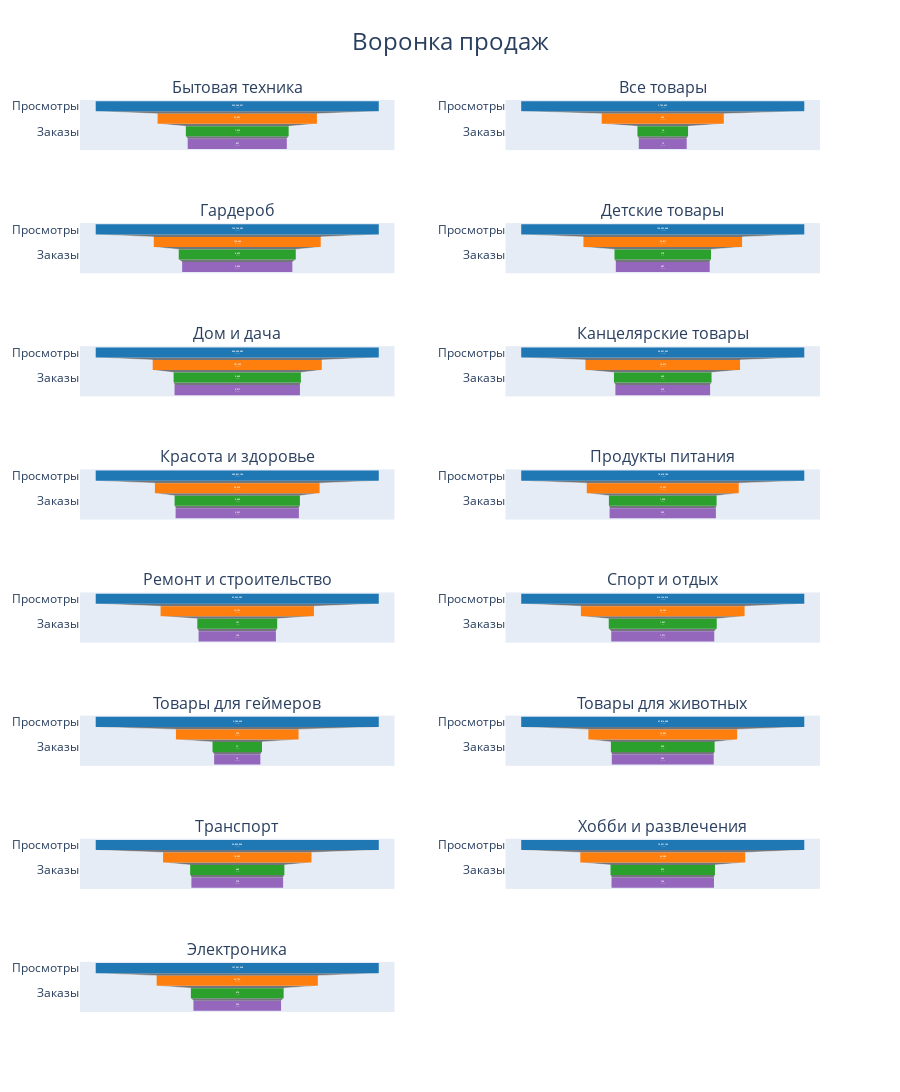

Notebook cell for this chart:
### Markdown cell above
Теперь посмотрим на воронку продаж

### Code cell
import plotly.graph_objects as go
from plotly.subplots import make_subplots



#Считаем Просмотры и Клики
df_placements_unique = df_full.drop_duplicates(subset=['hash_placement_id']).copy()
funnel_top = df_placements_unique.groupby('category')[['views', 'clicks']].sum().reset_index()

#Считаем Заказы
df_orders = df_full.dropna(subset=['hash_order_id', 'order_status_code']).copy()

# Приводим статус к строке
df_orders['order_status_code'] = df_orders['order_status_code'].astype(str).str.replace(r'\.0$', '', regex=True)

# Считаем уникальные заказы
orders_total = df_orders.groupby('category')['hash_order_id'].nunique().reset_index(name='orders_created')

# Считаем завершеные
orders_completed = df_orders[df_orders['order_status_code'] == '5'].groupby('category')['hash_order_id'].nunique().reset_index(name='orders_completed')



# Объединяем Просмотры/Клики + Заказы Всего + Завершенные
funnel_df = funnel_top
for df_part in [orders_total, orders_completed]:
    if funnel_df.empty:
        funnel_df = df_part
    else:
        funnel_df = funnel_df.merge(df_part, on='category', how='outer')

funnel_df = funnel_df.fillna(0)


categories = funnel_df['category'].unique()
categories = [c for c in categories if funnel_df[funnel_df['category'] == c].iloc[0, 1:].sum() > 0]


cols = 2
rows = (len(categories) // cols) + (1 if len(categories) % cols > 0 else 0)

fig = make_subplots(
    rows=rows, cols=cols, 
    subplot_titles=categories,
    specs=[[{"type": "funnel"}] * cols] * rows,
    vertical_spacing=0.08,  
    horizontal_spacing=0.15 
)

row_i = 1
col_i = 1
stages = ['Просмотры', 'Клики', 'Заказы', 'Завершены']

for cat in categories:
    data = funnel_df[funnel_df['category'] == cat].iloc[0]
    
    real_values = [
        data.get('views', 0), 
        data.get('clicks', 0), 
        data.get('orders_created', 0), 
        data.get('orders_completed', 0)
    ]
    
    log_values = [np.log10(v + 1) if v > 0 else 0 for v in real_values]
    

    
    text_labels = []
    for i, val in enumerate(real_values):
        val_str = f"{val:,.0f}"
        
        if i > 0 and real_values[i-1] > 0:
            pct = (val / real_values[i-1]) * 100
            
            if pct < 0.01:
                
                pct_str = f"{pct:.3f}%"
            elif pct < 1:
               
                pct_str = f"{pct:.3f}%"
            else:
                
                pct_str = f"{pct:.1f}%"
            
        elif i > 0:
            pct_str = "0%"
        else:
            pct_str = "100%"
        
        text_labels.append(f"<b>{val_str}</b><br><span style='font-size:11px'>({pct_str})</span>")


    fig.add_trace(go.Funnel(
        name=str(cat),
        y=stages,
        x=log_values,
        text=text_labels,
        textinfo="text",
        textposition="inside",
        textfont=dict(size=14, color="white"), 
        marker={"color": ["#1f77b4", "#ff7f0e", "#2ca02c", "#9467bd"]},
        connector={"line": {"color": "rgba(255,255,255,0.5)", "width": 1}}
    ), row=row_i, col=col_i)
    
    col_i += 1
    if col_i > cols:
        col_i = 1
        row_i += 1


total_height = 400 * rows

fig.update_layout(
    title_text="Воронка продаж",
    title_x=0.5,
    title_font_size=24,
    height=total_height,
    showlegend=False,
    font=dict(size=12)
)

fig.show()

### Figure 1 — Plotly figure (JSON) as saved in the notebook; plotly's stock layout.template omitted (floating-point values rounded to 4 significant figures)
{"data": [{"connector": {"line": {"color": "rgba(255,255,255,0.5)", "width": 1}}, "marker": {"color": ["#1f77b4", "#ff7f0e", "#2ca02c", "#9467bd"]}, "name": "Бытовая техника", "text": ["<b>222,245,391</b><br><span style='font-size:11px'>(100%)</span>", "<b>49,853</b><br><span style='font-size:11px'>(0.022%)</span>", "<b>1,074</b><br><span style='font-size:11px'>(2.2%)</span>", "<b>837</b><br><span style='font-size:11px'>(77.9%)</span>"], "textfont": {"color": "white", "size": 14}, "textinfo": "text", "textposition": "inside", "type": "funnel", "x": [8.347, 4.698, 3.031, 2.923], "xaxis": "x", "y": ["Просмотры", "Клики", "Заказы", "Завершены"], "yaxis": "y"}, {"connector": {"line": {"color": "rgba(255,255,255,0.5)", "width": 1}}, "marker": {"color": ["#1f77b4", "#ff7f0e", "#2ca02c", "#9467bd"]}, "name": "Все товары", "text": ["<b>3,795,695</b><br><span style='font-size:11px'>(100%)</span>", "<b>688</b><br><span style='font-size:11px'>(0.018%)</span>", "<b>14</b><br><span style='font-size:11px'>(2.0%)</span>", "<b>12</b><br><span style='font-size:11px'>(85.7%)</span>"], "textfont": {"color": "white", "size": 14}, "textinfo": "text", "textposition": "inside", "type": "funnel", "x": [6.579, 2.838, 1.176, 1.114], "xaxis": "x2", "y": ["Просмотры", "Клики", "Заказы", "Завершены"], "yaxis": "y2"}, {"connector": {"line": {"color": "rgba(255,255,255,0.5)", "width": 1}}, "marker": {"color": ["#1f77b4", "#ff7f0e", "#2ca02c", "#9467bd"]}, "name": "Гардероб", "text": ["<b>733,769,082</b><br><span style='font-size:11px'>(100%)</span>", "<b>169,466</b><br><span style='font-size:11px'>(0.023%)</span>", "<b>4,623</b><br><span style='font-size:11px'>(2.7%)</span>", "<b>2,824</b><br><span style='font-size:11px'>(61.1%)</span>"], "textfont": {"color": "white", "size": 14}, "textinfo": "text", "textposition": "inside", "type": "funnel", "x": [8.866, 5.229, 3.665, 3.451], "xaxis": "x3", "y": ["Просмотры", "Клики", "Заказы", "Завершены"], "yaxis": "y3"}, {"connector": {"line": {"color": "rgba(255,255,255,0.5)", "width": 1}}, "marker": {"color": ["#1f77b4", "#ff7f0e", "#2ca02c", "#9467bd"]}, "name": "Детские товары", "text": ["<b>126,953,048</b><br><span style='font-size:11px'>(100%)</span>", "<b>34,811</b><br><span style='font-size:11px'>(0.027%)</span>", "<b>578</b><br><span style='font-size:11px'>(1.7%)</span>", "<b>487</b><br><span style='font-size:11px'>(84.3%)</span>"], "textfont": {"color": "white", "size": 14}, "textinfo": "text", "textposition": "inside", "type": "funnel", "x": [8.104, 4.542, 2.763, 2.688], "xaxis": "x4", "y": ["Просмотры", "Клики", "Заказы", "Завершены"], "yaxis": "y4"}, {"connector": {"line": {"color": "rgba(255,255,255,0.5)", "width": 1}}, "marker": {"color": ["#1f77b4", "#ff7f0e", "#2ca02c", "#9467bd"]}, "name": "Дом и дача", "text": ["<b>694,260,083</b><br><span style='font-size:11px'>(100%)</span>", "<b>191,235</b><br><span style='font-size:11px'>(0.028%)</span>", "<b>9,450</b><br><span style='font-size:11px'>(4.9%)</span>", "<b>8,271</b><br><span style='font-size:11px'>(87.5%)</span>"], "textfont": {"color": "white", "size": 14}, "textinfo": "text", "textposition": "inside", "type": "funnel", "x": [8.842, 5.282, 3.975, 3.918], "xaxis": "x5", "y": ["Просмотры", "Клики", "Заказы", "Завершены"], "yaxis": "y5"}, {"connector": {"line": {"color": "rgba(255,255,255,0.5)", "width": 1}}, "marker": {"color": ["#1f77b4", "#ff7f0e", "#2ca02c", "#9467bd"]}, "name": "Канцелярские товары", "text": ["<b>50,001,503</b><br><span style='font-size:11px'>(100%)</span>", "<b>16,015</b><br><span style='font-size:11px'>(0.032%)</span>", "<b>450</b><br><span style='font-size:11px'>(2.8%)</span>", "<b>376</b><br><span style='font-size:11px'>(83.6%)</span>"], "textfont": {"color": "white", "size": 14}, "textinfo": "text", "textposition": "inside", "type": "funnel", "x": [7.699, 4.205, 2.654, 2.576], "xaxis": "x6", "y": ["Просмотры", "Клики", "Заказы", "Завершены"], "yaxis": "y6"}, {"connector": {"line": {"color": "rgba(255,255,255,0.5)", "width": 1}}, "marker": {"color": ["#1f77b4", "#ff7f0e", "#2ca02c", "#9467bd"]}, "name": "Красота и здоровье", "text": ["<b>368,841,164</b><br><span style='font-size:11px'>(100%)</span>", "<b>96,618</b><br><span style='font-size:11px'>(0.026%)</span>", "<b>6,206</b><br><span style='font-size:11px'>(6.4%)</span>", "<b>5,381</b><br><span style='font-size:11px'>(86.7%)</span>"], "textfont": {"color": "white", "size": 14}, "textinfo": "text", "textposition": "inside", "type": "funnel", "x": [8.567, 4.985, 3.793, 3.731], "xaxis": "x7", "y": ["Просмотры", "Клики", "Заказы", "Завершены"], "yaxis": "y7"}, {"connector": {"line": {"color": "rgba(255,255,255,0.5)", "width": 1}}, "marker": {"color": ["#1f77b4", "#ff7f0e", "#2ca02c", "#9467bd"]}, "name": "Продукты питания", "text": ["<b>78,678,188</b><br><span style='font-size:11px'>(100%)</span>", "<b>17,327</b><br><span style='font-size:11px'>(0.022%)</span>", "<b>1,008</b><br><span style='font-size:11px'>(5.8%)</span>", "<b>922</b><br><span style='font-size:11px'>(91.5%)</span>"], "textfont": {"color": "white", "size": 14}, "textinfo": "text", "textposition": "inside", "type": "funnel", "x": [7.896, 4.239, 3.004, 2.965], "xaxis": "x8", "y": ["Просмотры", "Клики", "Заказы", "Завершены"], "yaxis": "y8"}, {"connector": {"line": {"color": "rgba(255,255,255,0.5)", "width": 1}}, "marker": {"color": ["#1f77b4", "#ff7f0e", "#2ca02c", "#9467bd"]}, "name": "Ремонт и строительство", "text": ["<b>42,263,382</b><br><span style='font-size:11px'>(100%)</span>", "<b>13,532</b><br><span style='font-size:11px'>(0.032%)</span>", "<b>141</b><br><span style='font-size:11px'>(1.0%)</span>", "<b>120</b><br><span style='font-size:11px'>(85.1%)</span>"], "textfont": {"color": "white", "size": 14}, "textinfo": "text", "textposition": "inside", "type": "funnel", "x": [7.626, 4.131, 2.152, 2.083], "xaxis": "x9", "y": ["Просмотры", "Клики", "Заказы", "Завершены"], "yaxis": "y9"}, {"connector": {"line": {"color": "rgba(255,255,255,0.5)", "width": 1}}, "marker": {"color": ["#1f77b4", "#ff7f0e", "#2ca02c", "#9467bd"]}, "name": "Спорт и отдых", "text": ["<b>416,164,814</b><br><span style='font-size:11px'>(100%)</span>", "<b>96,349</b><br><span style='font-size:11px'>(0.023%)</span>", "<b>1,941</b><br><span style='font-size:11px'>(2.0%)</span>", "<b>1,371</b><br><span style='font-size:11px'>(70.6%)</span>"], "textfont": {"color": "white", "size": 14}, "textinfo": "text", "textposition": "inside", "type": "funnel", "x": [8.619, 4.984, 3.288, 3.137], "xaxis": "x10", "y": ["Просмотры", "Клики", "Заказы", "Завершены"], "yaxis": "y10"}, {"connector": {"line": {"color": "rgba(255,255,255,0.5)", "width": 1}}, "marker": {"color": ["#1f77b4", "#ff7f0e", "#2ca02c", "#9467bd"]}, "name": "Товары для геймеров", "text": ["<b>2,389,449</b><br><span style='font-size:11px'>(100%)</span>", "<b>579</b><br><span style='font-size:11px'>(0.024%)</span>", "<b>12</b><br><span style='font-size:11px'>(2.1%)</span>", "<b>10</b><br><span style='font-size:11px'>(83.3%)</span>"], "textfont": {"color": "white", "size": 14}, "textinfo": "text", "textposition": "inside", "type": "funnel", "x": [6.378, 2.763, 1.114, 1.041], "xaxis": "x11", "y": ["Просмотры", "Клики", "Заказы", "Завершены"], "yaxis": "y11"}, {"connector": {"line": {"color": "rgba(255,255,255,0.5)", "width": 1}}, "marker": {"color": ["#1f77b4", "#ff7f0e", "#2ca02c", "#9467bd"]}, "name": "Товары для животных", "text": ["<b>47,816,488</b><br><span style='font-size:11px'>(100%)</span>", "<b>10,883</b><br><span style='font-size:11px'>(0.023%)</span>", "<b>650</b><br><span style='font-size:11px'>(6.0%)</span>", "<b>580</b><br><span style='font-size:11px'>(89.2%)</span>"], "textfont": {"color": "white", "size": 14}, "textinfo": "text", "textposition": "inside", "type": "funnel", "x": [7.68, 4.037, 2.814, 2.764], "xaxis": "x12", "y": ["Просмотры", "Клики", "Заказы", "Завершены"], "yaxis": "y12"}, {"connector": {"line": {"color": "rgba(255,255,255,0.5)", "width": 1}}, "marker": {"color": ["#1f77b4", "#ff7f0e", "#2ca02c", "#9467bd"]}, "name": "Транспорт", "text": ["<b>90,809,896</b><br><span style='font-size:11px'>(100%)</span>", "<b>14,895</b><br><span style='font-size:11px'>(0.016%)</span>", "<b>445</b><br><span style='font-size:11px'>(3.0%)</span>", "<b>378</b><br><span style='font-size:11px'>(84.9%)</span>"], "textfont": {"color": "white", "size": 14}, "textinfo": "text", "textposition": "inside", "type": "funnel", "x": [7.958, 4.173, 2.649, 2.579], "xaxis": "x13", "y": ["Просмотры", "Клики", "Заказы", "Завершены"], "yaxis": "y13"}, {"connector": {"line": {"color": "rgba(255,255,255,0.5)", "width": 1}}, "marker": {"color": ["#1f77b4", "#ff7f0e", "#2ca02c", "#9467bd"]}, "name": "Хобби и развлечения", "text": ["<b>79,951,104</b><br><span style='font-size:11px'>(100%)</span>", "<b>40,089</b><br><span style='font-size:11px'>(0.050%)</span>", "<b>823</b><br><span style='font-size:11px'>(2.1%)</span>", "<b>726</b><br><span style='font-size:11px'>(88.2%)</span>"], "textfont": {"color": "white", "size": 14}, "textinfo": "text", "textposition": "inside", "type": "funnel", "x": [7.903, 4.603, 2.916, 2.862], "xaxis": "x14", "y": ["Просмотры", "Клики", "Заказы", "Завершены"], "yaxis": "y14"}, {"connector": {"line": {"color": "rgba(255,255,255,0.5)", "width": 1}}, "marker": {"color": ["#1f77b4", "#ff7f0e", "#2ca02c", "#9467bd"]}, "name": "Электроника", "text": ["<b>147,001,948</b><br><span style='font-size:11px'>(100%)</span>", "<b>44,724</b><br><span style='font-size:11px'>(0.030%)</span>", "<b>474</b><br><span style='font-size:11px'>(1.1%)</span>", "<b>336</b><br><span style='font-size:11px'>(70.9%)</span>"], "textfont": {"color": "white", "size": 14}, "textinfo": "text", "textposition": "inside", "type": "funnel", "x": [8.167, 4.651, 2.677, 2.528], "xaxis": "x15", "y": ["Просмотры", "Клики", "Заказы", "Завершены"], "yaxis": "y15"}], "layout": {"annotations": [{"font": {"size": 16}, "showarrow": false, "text": "Бытовая техника", "x": 0.2125, "xanchor": "center", "xref": "paper", "y": 1, "yanchor": "bottom", "yref": "paper"}, {"font": {"size": 16}, "showarrow": false, "text": "Все товары", "x": 0.7875, "xanchor": "center", "xref": "paper", "y": 1, "yanchor": "bottom", "yref": "paper"}, {"font": {"size": 16}, "showarrow": false, "text": "Гардероб", "x": 0.2125, "xanchor": "center", "xref": "paper", "y": 0.865, "yanchor": "bottom", "yref": "paper"}, {"font": {"size": 16}, "showarrow": false, "text": "Детские товары", "x": 0.7875, "xanchor": "center", "xref": "paper", "y": 0.865, "yanchor": "bottom", "yref": "paper"}, {"font": {"size": 16}, "showarrow": false, "text": "Дом и дача", "x": 0.2125, "xanchor": "center", "xref": "paper", "y": 0.73, "yanchor": "bottom", "yref": "paper"}, {"font": {"size": 16}, "showarrow": false, "text": "Канцелярские товары", "x": 0.7875, "xanchor": "center", "xref": "paper", "y": 0.73, "yanchor": "bottom", "yref": "paper"}, {"font": {"size": 16}, "showarrow": false, "text": "Красота и здоровье", "x": 0.2125, "xanchor": "center", "xref": "paper", "y": 0.595, "yanchor": "bottom", "yref": "paper"}, {"font": {"size": 16}, "showarrow": false, "text": "Продукты питания", "x": 0.7875, "xanchor": "center", "xref": "paper", "y": 0.595, "yanchor": "bottom", "yref": "paper"}, {"font": {"size": 16}, "showarrow": false, "text": "Ремонт и строительство", "x": 0.2125, "xanchor": "center", "xref": "paper", "y": 0.46, "yanchor": "bottom", "yref": "paper"}, {"font": {"size": 16}, "showarrow": false, "text": "Спорт и отдых", "x": 0.7875, "xanchor": "center", "xref": "paper", "y": 0.46, "yanchor": "bottom", "yref": "paper"}, {"font": {"size": 16}, "showarrow": false, "text": "Товары для геймеров", "x": 0.2125, "xanchor": "center", "xref": "paper", "y": 0.325, "yanchor": "bottom", "yref": "paper"}, {"font": {"size": 16}, "showarrow": false, "text": "Товары для животных", "x": 0.7875, "xanchor": "center", "xref": "paper", "y": 0.325, "yanchor": "bottom", "yref": "paper"}, {"font": {"size": 16}, "showarrow": false, "text": "Транспорт", "x": 0.2125, "xanchor": "center", "xref": "paper", "y": 0.19, "yanchor": "bottom", "yref": "paper"}, {"font": {"size": 16}, "showarrow": false, "text": "Хобби и развлечения", "x": 0.7875, "xanchor": "center", "xref": "paper", "y": 0.19, "yanchor": "bottom", "yref": "paper"}, {"font": {"size": 16}, "showarrow": false, "text": "Электроника", "x": 0.2125, "xanchor": "center", "xref": "paper", "y": 0.055, "yanchor": "bottom", "yref": "paper"}], "font": {"size": 12}, "height": 3200, "showlegend": false, "title": {"font": {"size": 24}, "text": "Воронка продаж", "x": 0.5}, "xaxis": {"anchor": "y", "domain": [0, 0.425]}, "xaxis10": {"anchor": "y10", "domain": [0.575, 1]}, "xaxis11": {"anchor": "y11", "domain": [0, 0.425]}, "xaxis12": {"anchor": "y12", "domain": [0.575, 1]}, "xaxis13": {"anchor": "y13", "domain": [0, 0.425]}, "xaxis14": {"anchor": "y14", "domain": [0.575, 1]}, "xaxis15": {"anchor": "y15", "domain": [0, 0.425]}, "xaxis16": {"anchor": "y16", "domain": [0.575, 1]}, "xaxis2": {"anchor": "y2", "domain": [0.575, 1]}, "xaxis3": {"anchor": "y3", "domain": [0, 0.425]}, "xaxis4": {"anchor": "y4", "domain": [0.575, 1]}, "xaxis5": {"anchor": "y5", "domain": [0, 0.425]}, "xaxis6": {"anchor": "y6", "domain": [0.575, 1]}, "xaxis7": {"anchor": "y7", "domain": [0, 0.425]}, "xaxis8": {"anchor": "y8", "domain": [0.575, 1]}, "xaxis9": {"anchor": "y9", "domain": [0, 0.425]}, "yaxis": {"anchor": "x", "domain": [0.945, 1]}, "yaxis10": {"anchor": "x10", "domain": [0.405, 0.46]}, "yaxis11": {"anchor": "x11", "domain": [0.27, 0.325]}, "yaxis12": {"anchor": "x12", "domain": [0.27, 0.325]}, "yaxis13": {"anchor": "x13", "domain": [0.135, 0.19]}, "yaxis14": {"anchor": "x14", "domain": [0.135, 0.19]}, "yaxis15": {"anchor": "x15", "domain": [0, 0.055]}, "yaxis16": {"anchor": "x16", "domain": [0, 0.055]}, "yaxis2": {"anchor": "x2", "domain": [0.945, 1]}, "yaxis3": {"anchor": "x3", "domain": [0.81, 0.865]}, "yaxis4": {"anchor": "x4", "domain": [0.81, 0.865]}, "yaxis5": {"anchor": "x5", "domain": [0.675, 0.73]}, "yaxis6": {"anchor": "x6", "domain": [0.675, 0.73]}, "yaxis7": {"anchor": "x7", "domain": [0.54, 0.595]}, "yaxis8": {"anchor": "x8", "domain": [0.54, 0.595]}, "yaxis9": {"anchor": "x9", "domain": [0.405, 0.46]}}}
